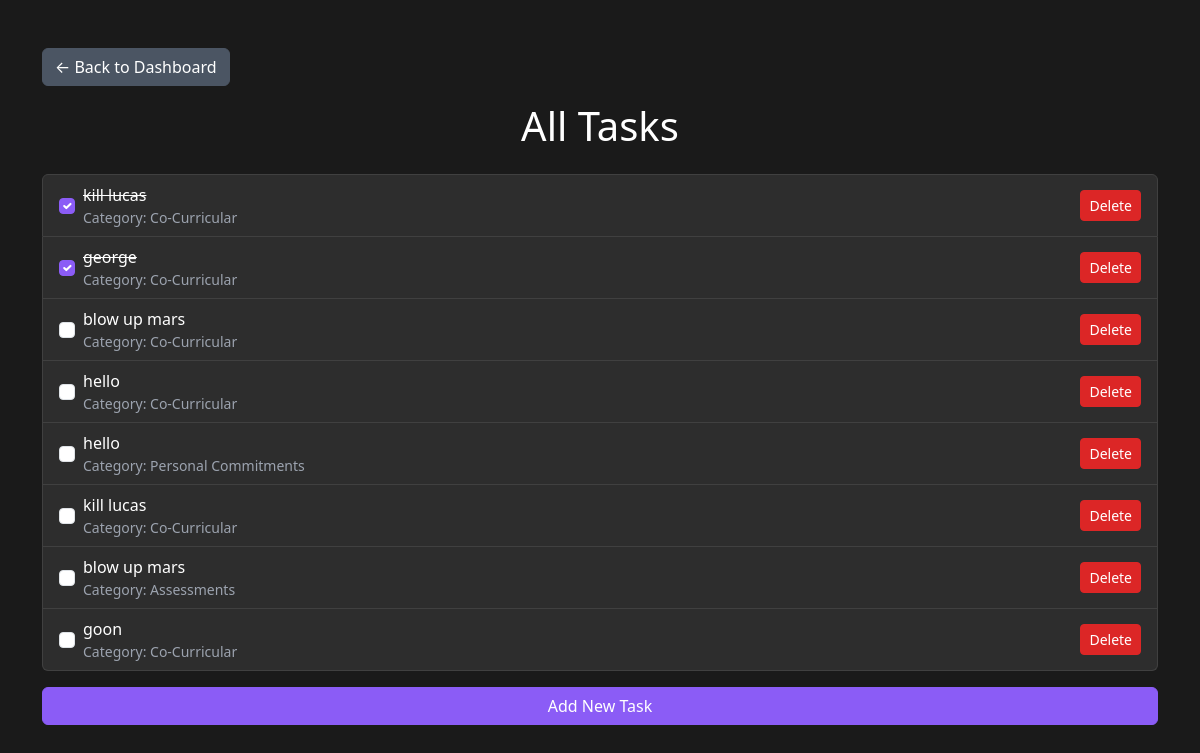
Before: /all_todos (signed in) with the older database file.
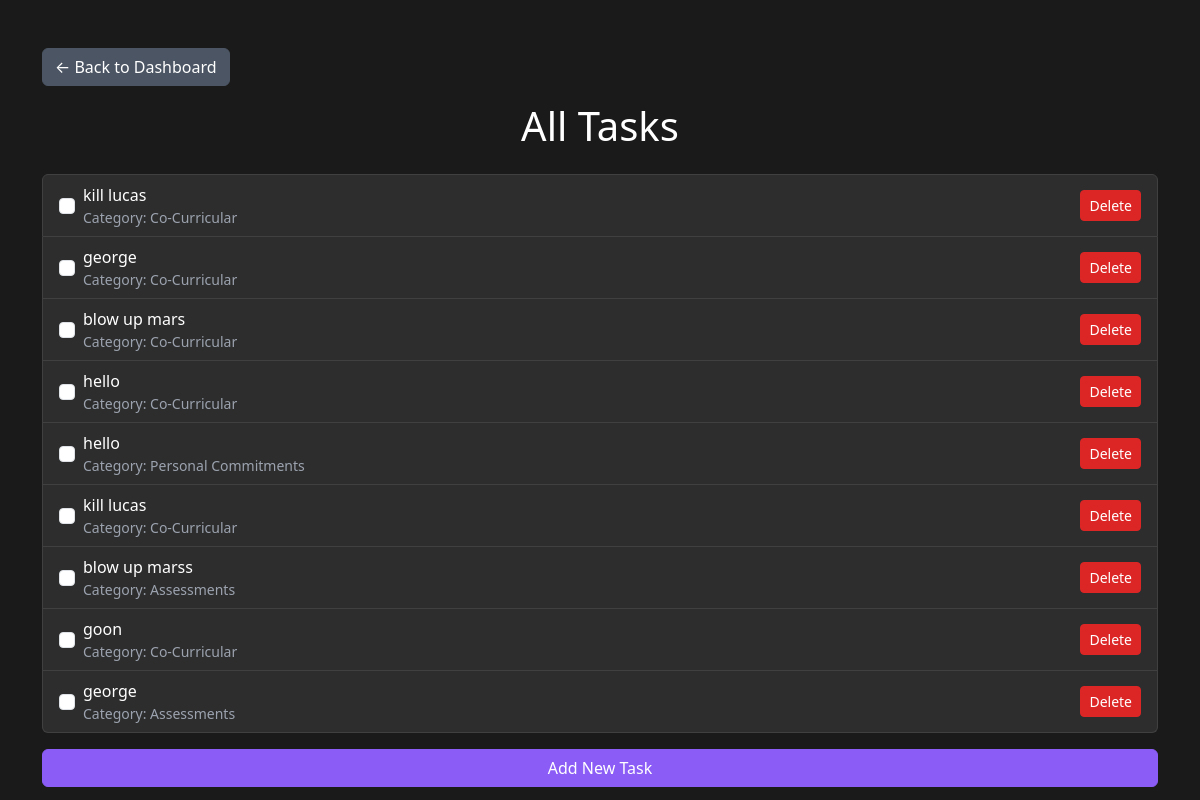
After: the same page with the newer database file.
### flask_app/setup_db.py (models this page shows)
class ToDo(Base):
    __tablename__ = 'todo'
    id = Column(Integer, primary_key=True)
    task = Column(String, nullable=False)
    category = Column(String, nullable=False)
    completed = Column(Boolean, default=False)
    due_date = Column(DateTime, nullable=True)
    user_id = Column(Integer, ForeignKey('users.id'), nullable=False)
    user = relationship('User', back_populates='todos')

### flask_app/app.py (the view)
@app.route('/all_todos')
def all_todos():
    if "user_id" not in session:
        flash("Please log in to view todos.", "warning")
        return redirect('/login')
    user_id = session["user_id"]
    todos = db_session.query(ToDo).filter_by(user_id=user_id).all()
    return render_template('all_todos.html', todos=todos)

### flask_app/templates/all_todos.html (shortened to what this page needs)
<!DOCTYPE html>
<html lang="en">
<head>
    <link href="https://cdn.jsdelivr.net/npm/bootstrap@5.3.0-alpha3/dist/css/bootstrap.min.css" rel="stylesheet">
</head>
<body>
    <div class="container mt-5">
        <a href="{{ url_for('dashboard') }}" class="btn btn-secondary mb-3">← Back to Dashboard</a>
        <h1 class="text-center">All Tasks</h1>
        <div class="mt-4">
            {% if todos %}
                <ul class="list-group">
                    {% for todo in todos %}
                    <li class="list-group-item d-flex justify-content-between align-items-center">
                        <div class="d-flex align-items-center">
                            <form action="{{ url_for('toggle_todo', todo_id=todo.id) }}" method="POST" class="d-inline me-2">
                                <input type="checkbox" class="form-check-input" onchange="this.form.submit()"
                                       {% if todo.completed %}checked{% endif %}>
                            </form>
                            <div>
                                <span {% if todo.completed %}class="text-decoration-line-through"{% endif %}>{{ todo.task }}</span>
                                <small class="text-muted d-block">Category: {{ todo.category }}</small>
                            </div>
                        </div>
                        <form action="{{ url_for('delete_todo', todo_id=todo.id) }}" method="POST" class="d-inline">
                            <button type="submit" class="btn btn-sm btn-danger">Delete</button>
                        </form>
                    </li>
                    {% endfor %}
                </ul>
            {% else %}
                <p class="text-center">No tasks found.</p>
            {% endif %}
        </div>
        <div class="mt-3">
            <a href="{{ url_for('add_todo') }}" class="btn btn-primary w-100">Add New Task</a>
        </div>
    </div>
</body>
</html>

Changed rows visible on the page:
changed ToDo (number 1 of 9 on the later page): completed "☑" → "☐"
changed ToDo (number 2 of 9 on the later page): completed "☑" → "☐"
changed ToDo: task "blow up mars" → "blow up marss"
added ToDo: task "george", category "Assessments"
